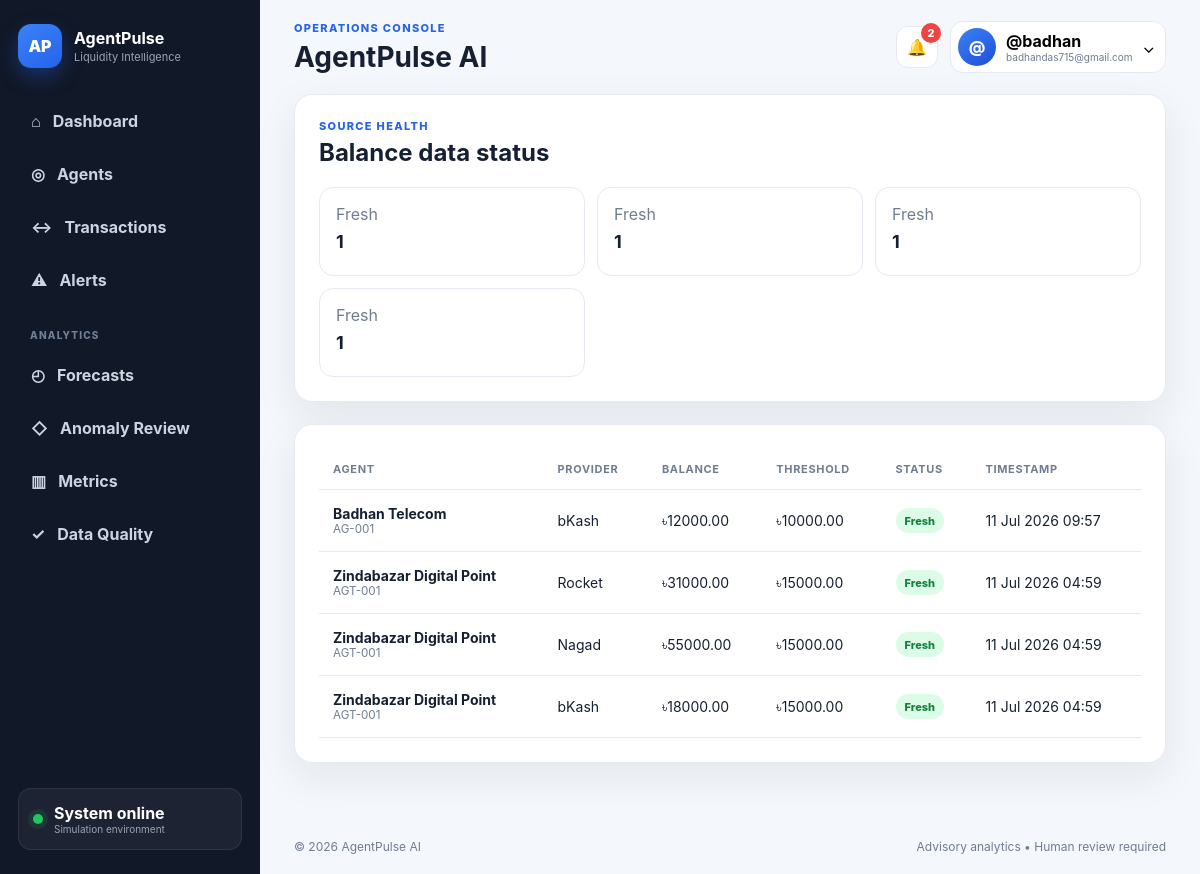
Page /analytics/data-quality/ (signed in) on the committed database.
### agents/models.py (models this page shows, shortened)
class AgentProviderBalance(models.Model):
    DATA_STATUS_CHOICES = [
        ("FRESH", "Fresh"),
        ("DELAYED", "Delayed"),
        ("MISSING", "Missing"),
        ("CONFLICTING", "Conflicting"),
    ]
    agent = models.ForeignKey(
        Agent,
        on_delete=models.CASCADE,
        related_name="provider_balances",
    )
    provider = models.ForeignKey(
        Provider,
        on_delete=models.CASCADE,
        related_name="agent_balances",
    )
    current_balance = models.DecimalField(
        max_digits=14,
        decimal_places=2,
        default=0,
    )
    safety_threshold = models.DecimalField(
        max_digits=14,
        decimal_places=2,
        default=10000,
    )
    data_timestamp = models.DateTimeField()
    data_status = models.CharField(
        max_length=20,
        choices=DATA_STATUS_CHOICES,
        default="FRESH",
    )
    class Meta:
        constraints = [
            models.UniqueConstraint(
                fields=["agent", "provider"],
                name="unique_agent_provider_balance",
            )
        ]

class Agent(models.Model):
    agent_code = models.CharField(
        max_length=40,
        unique=True,
    )
    outlet_name = models.CharField(
        max_length=150,
    )
    area = models.ForeignKey(
        Area,
        on_delete=models.SET_NULL,
        null=True,
        blank=True,
    )
    physical_cash = models.DecimalField(
        max_digits=14,
        decimal_places=2,
        default=0,
    )
    safety_cash_threshold = models.DecimalField(
        max_digits=14,
        decimal_places=2,
        default=10000,
    )
    latitude = models.DecimalField(
        max_digits=10,
        decimal_places=7,
        null=True,
        blank=True,
    )
    longitude = models.DecimalField(
        max_digits=10,
        decimal_places=7,
        null=True,
        blank=True,
    )
    created_at = models.DateTimeField(
        auto_now_add=True,
    )

class Provider(models.Model):
    name = models.CharField(
        max_length=80,
        unique=True,
    )
    code = models.CharField(
        max_length=20,
        unique=True,
    )
    is_active = models.BooleanField(
        default=True,
    )

### analytics/views.py (the view)
@login_required
def data_quality_dashboard(request):
    balances = AgentProviderBalance.objects.select_related(
        "agent",
        "provider",
    ).order_by(
        "data_status",
        "-data_timestamp",
    )
    status_counts = balances.values(
        "data_status"
    ).annotate(
        total=Count("id")
    )
    return render(
        request,
        "analytics/data_quality.html",
        {
            "balances": balances,
            "status_counts": status_counts,
        },
    )

### alerts/context_processors.py (called while the page is built)
def unread_alert_count(request):
    if not getattr(request, "user", None) or not request.user.is_authenticated:
        return {"unread_alert_count": 0}
    count = Alert.objects.filter(
        status__in=["NEW", "ASSIGNED", "ACKNOWLEDGED", "INVESTIGATING", "ESCALATED"]
    ).count()
    return {"unread_alert_count": count}

### templates/analytics/data_quality.html
{% extends 'base.html' %}{% load static %}{% block title %}Data Quality{% endblock %}{% block extra_css %}<link rel="stylesheet" href="{% static 'css/analytics.css' %}">{% endblock %}{% block page_title %}Data Quality{% endblock %}{% block content %}<section class="panel"><div class="panel-head"><div><p class="eyebrow">Source health</p><h2>Balance data status</h2></div></div><div class="quality-summary">{% for item in status_counts %}<div><span>{{ item.data_status|title }}</span><strong>{{ item.total }}</strong></div>{% endfor %}</div></section><section class="panel"><div class="table-scroll"><table><thead><tr><th>Agent</th><th>Provider</th><th>Balance</th><th>Threshold</th><th>Status</th><th>Timestamp</th></tr></thead><tbody>{% for b in balances %}<tr><td><a href="{% url 'agents:agent_detail' b.agent.id %}"><strong>{{ b.agent.outlet_name }}</strong><small>{{ b.agent.agent_code }}</small></a></td><td>{{ b.provider.name }}</td><td>৳{{ b.current_balance|floatformat:2 }}</td><td>৳{{ b.safety_threshold|floatformat:2 }}</td><td><span class="badge {{ b.data_status|lower }}">{{ b.get_data_status_display }}</span></td><td>{{ b.data_timestamp|date:'d M Y H:i' }}</td></tr>{% empty %}<tr><td colspan="6" class="empty">No balance records.</td></tr>{% endfor %}</tbody></table></div></section>{% endblock %}

### templates/partials/topbar.html (shortened to what this page needs)
<header class="topbar"><div><p class="eyebrow">Operations console</p><h1>{% block page_title %}AgentPulse AI{% endblock %}</h1></div><div class="top-actions"><a class="icon-btn notification-link" href="{% url 'alerts:alert_list' %}" aria-label="Alerts"><span aria-hidden="true">🔔</span>{% if unread_alert_count %}<span class="notification-badge">{{ unread_alert_count }}</span>{% endif %}</a><div class="user-menu"><button class="user-button" data-dropdown-toggle><span class="avatar">{{ user.username|first|upper }}</span><span class="user-copy"><strong>{{ user.get_full_name|default:user.username }}</strong><small>{{ user.email|default:'Team member' }}</small></span><span>⌄</span></button></div></div></header>

### static/css/main.css (style rules this page uses)
:root { --bg:#f4f7fb;--panel:#fff;--ink:#162033;--muted:#6f7d91;--line:#e5eaf2;--primary:#2764e7;--primary-dark:#1d4ed8;--nav:#111827;--success:#16a34a;--warning:#d97706;--danger:#dc2626;--info:#0284c7;--shadow:0 14px 40px rgba(25,42,70,.08);--radius:18px }
* { box-sizing:border-box }
html { scroll-behavior:smooth }
body { margin:0;background:var(--bg);color:var(--ink);font-family:Inter,ui-sans-serif,system-ui,-apple-system,"Segoe UI",sans-serif }
a { color:inherit;text-decoration:none }
button,input,select,textarea { font:inherit }
button { cursor:pointer }
h1,h2,h3,p { margin-top:0 }
h1 { font-size:28px }
h2 { font-size:24px }
.muted,small { color:var(--muted) }
.eyebrow { margin:0 0 5px;color:var(--primary);font-size:11px;font-weight:800;text-transform:uppercase;letter-spacing:.12em }
.panel { background:var(--panel);border:1px solid var(--line);border-radius:var(--radius);box-shadow:var(--shadow);padding:24px;margin-bottom:22px }
.panel-head { display:flex;align-items:center;justify-content:space-between;gap:18px;margin-bottom:20px }
.panel-head h2,.panel-head h3 { margin:0 }
.icon-btn { width:42px;height:42px;border:1px solid var(--line);background:#fff;border-radius:12px;display:grid;place-items:center }
.badge { display:inline-flex;align-items:center;min-height:25px;padding:0 9px;border-radius:999px;font-size:11px;font-style:normal;font-weight:800;background:#eef2f7;color:#526176 }
.badge.success,.badge.fresh,.badge.safe,.badge.success { background:#dcfce7;color:#15803d }
.avatar { width:38px;height:38px;display:grid;place-items:center;border-radius:50%;background:linear-gradient(145deg,#3b82f6,#1d4ed8);color:#fff;font-weight:850 }
.table-scroll { overflow:auto }
table { width:100%;border-collapse:collapse;min-width:760px }
th { padding:13px 14px;text-align:left;color:var(--muted);font-size:11px;text-transform:uppercase;letter-spacing:.06em;border-bottom:1px solid var(--line) }
td { padding:15px 14px;border-bottom:1px solid var(--line);font-size:14px }
td small,td strong { display:block }
.provider-grid,.balance-cards,.evidence-grid,.metric-grid,.quality-summary { display:grid;grid-template-columns:repeat(3,1fr);gap:12px }
.provider-card,.provider-balance,.evidence-grid>div,.metric-grid article,.quality-summary>div { border:1px solid var(--line);border-radius:14px;padding:16px }
.provider-card span,.provider-card small,.evidence-grid span,.metric-grid span,.quality-summary span { display:block;color:var(--muted) }
.provider-card strong,.evidence-grid strong,.quality-summary strong { display:block;margin:7px 0;font-size:18px }

### static/css/layout.css (style rules this page uses)
.topbar { min-height:94px;padding:18px 34px;display:flex;align-items:center;justify-content:space-between;gap:18px }
.topbar h1 { margin:0 }
.top-actions { display:flex;align-items:center;gap:12px }
.notification-link { position:relative }
.notification-badge { position:absolute;top:-4px;right:-4px;min-width:20px;height:20px;padding:0 5px;border-radius:999px;background:#ef4444;color:#fff;font-size:11px;font-weight:800;display:grid;place-items:center;line-height:1 }
.user-menu { position:relative }
.user-button { display:flex;align-items:center;gap:10px;background:#fff;border:1px solid var(--line);border-radius:13px;padding:6px 10px 6px 7px }
.user-copy { text-align:left }
.user-copy strong,.user-copy small { display:block }
.user-copy small { font-size:10px }

### rows in the picture
AgentProviderBalance: agent.outlet_name "Badhan Telecom", agent.agent_code "AG-001", provider.name "bKash", current_balance "12000.00", safety_threshold "10000.00", data_status "Fresh", data_timestamp "11 Jul 2026 09:57"
AgentProviderBalance: agent.outlet_name "Zindabazar Digital Point", agent.agent_code "AGT-001", provider.name "Rocket", current_balance "31000.00", safety_threshold "15000.00", data_status "Fresh", data_timestamp "11 Jul 2026 04:59"
AgentProviderBalance: agent.outlet_name "Zindabazar Digital Point", agent.agent_code "AGT-001", provider.name "Nagad", current_balance "55000.00", safety_threshold "15000.00", data_status "Fresh", data_timestamp "11 Jul 2026 04:59"
AgentProviderBalance: agent.outlet_name "Zindabazar Digital Point", agent.agent_code "AGT-001", provider.name "bKash", current_balance "18000.00", safety_threshold "15000.00", data_status "Fresh", data_timestamp "11 Jul 2026 04:59"

### other values in the picture
{{ unread_alert_count }} "2"
{{ user.username|first|upper }} "@"
{{ user.get_full_name|default:user.username }} "@badhan"
{{ user.email|default:'Team member' }} "badhandas715@gmail.com"
{{ item.data_status|title }} "Fresh" "Fresh" "Fresh" "Fresh"
{{ item.total }} "1" "1" "1" "1"
